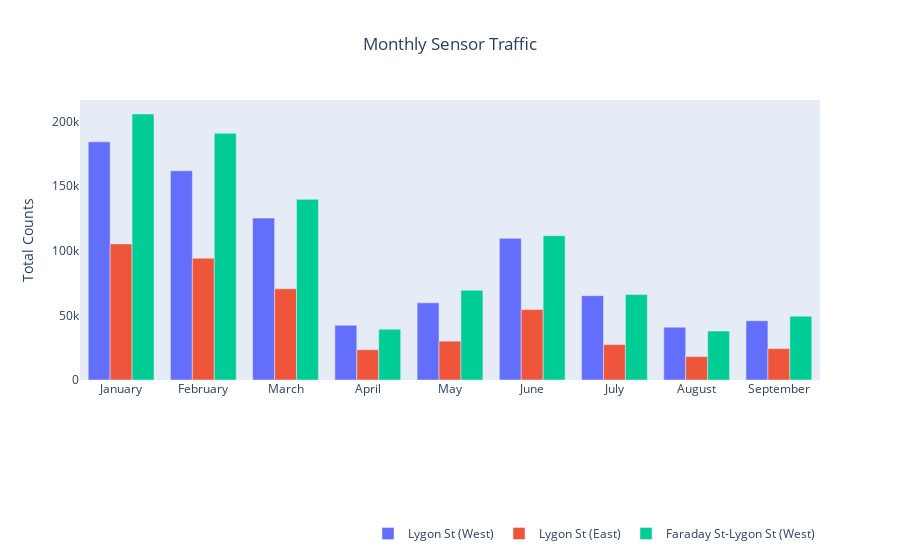

Here is the notebook cell this chart was saved with:
### Code cell
plot_month_counts(lygon_2020_df, split_sensors=True)

### Figure 1 — Plotly figure (JSON) as saved in the notebook; plotly's stock layout.template omitted (floating-point values rounded to 4 significant figures)
{"data": [{"alignmentgroup": "True", "hovertemplate": "Sensor_Name=Lygon St (West)<br>Month=%{x}<br>Hourly_Counts=%{y}<extra></extra>", "legendgroup": "Lygon St (West)", "marker": {"color": "#636efa"}, "name": "Lygon St (West)", "offsetgroup": "Lygon St (West)", "orientation": "v", "showlegend": true, "textposition": "auto", "type": "bar", "x": ["January", "February", "March", "April", "May", "June", "July", "August", "September"], "xaxis": "x", "y": [184163, 161819, 125182, 42345, 59672, 109561, 65226, 40863, 45843], "yaxis": "y"}, {"alignmentgroup": "True", "hovertemplate": "Sensor_Name=Lygon St (East)<br>Month=%{x}<br>Hourly_Counts=%{y}<extra></extra>", "legendgroup": "Lygon St (East)", "marker": {"color": "#EF553B"}, "name": "Lygon St (East)", "offsetgroup": "Lygon St (East)", "orientation": "v", "showlegend": true, "textposition": "auto", "type": "bar", "x": ["January", "February", "March", "April", "May", "June", "July", "August", "September"], "xaxis": "x", "y": [105248, 94214, 70558, 23406, 30019, 54442, 27415, 18095, 24287], "yaxis": "y"}, {"alignmentgroup": "True", "hovertemplate": "Sensor_Name=Faraday St-Lygon St (West)<br>Month=%{x}<br>Hourly_Counts=%{y}<extra></extra>", "legendgroup": "Faraday St-Lygon St (West)", "marker": {"color": "#00cc96"}, "name": "Faraday St-Lygon St (West)", "offsetgroup": "Faraday St-Lygon St (West)", "orientation": "v", "showlegend": true, "textposition": "auto", "type": "bar", "x": ["January", "February", "March", "April", "May", "June", "July", "August", "September"], "xaxis": "x", "y": [205698, 190782, 139692, 39297, 69462, 111616, 66070, 37806, 49342], "yaxis": "y"}], "layout": {"autosize": true, "barmode": "group", "legend": {"orientation": "h", "title": {"text": ""}, "tracegroupgap": 0, "x": 1, "xanchor": "right", "y": -0.6, "yanchor": "bottom"}, "title": {"text": "Monthly Sensor Traffic", "x": 0.5}, "xaxis": {"anchor": "y", "autorange": true, "domain": [0, 1], "range": [-0.5, 8.5], "title": {}, "type": "category"}, "yaxis": {"anchor": "x", "autorange": true, "domain": [0, 1], "range": [0, 216500.0], "showgrid": false, "title": {"text": "Total Counts"}, "type": "linear", "zeroline": false}}}
